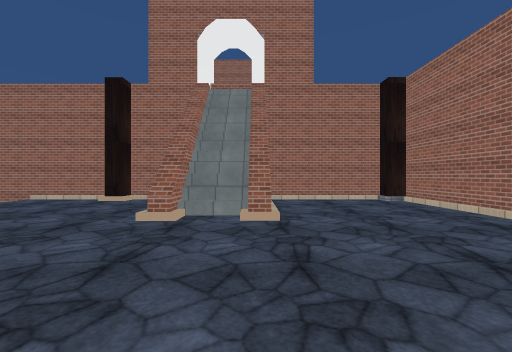
View 1 (above)

16 first-person views from a walk through a 3-D level made in the Unity game engine. The camera is 1.4 m above the floor, looks level and sees 90° across. The floor is counted in squares, 2 m on a side. Each view is taken from the middle of a square. On the plan, view 1 faces up. The plan holds only what a view shows up to about 9 squares ahead; the rest is blank. The place goes on beyond the plan. The player character is not drawn. Door leaves are left out, so doorways stand open. Some surface patterns are stand-ins.

View 2
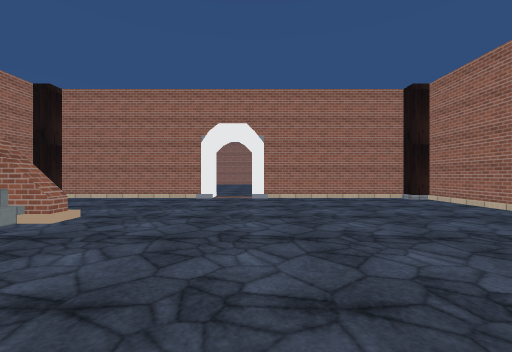

View 3
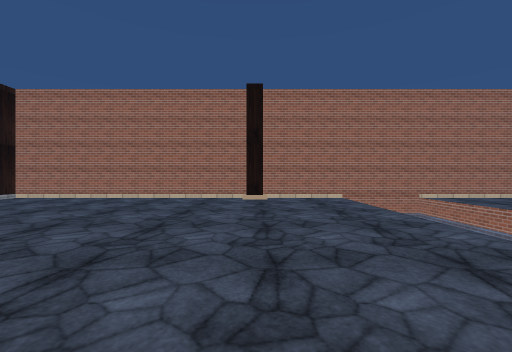

View 4
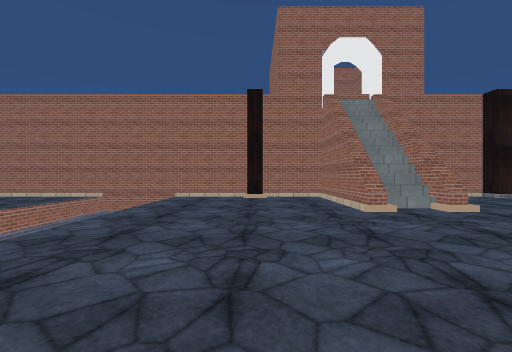

View 5
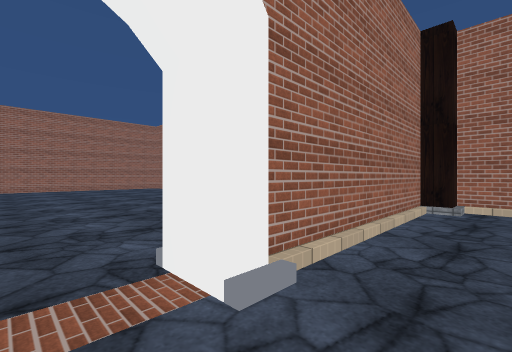

View 6
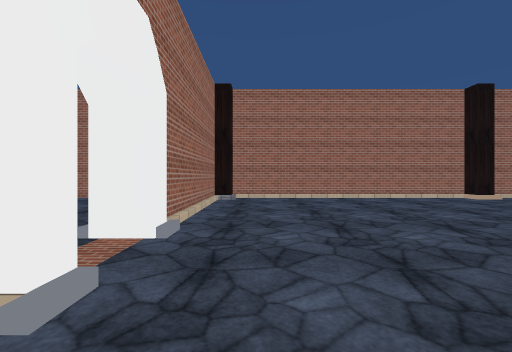

View 7
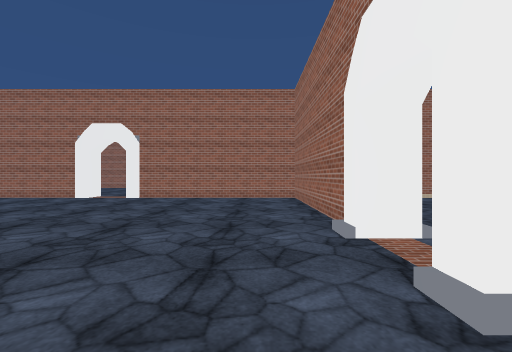

View 8
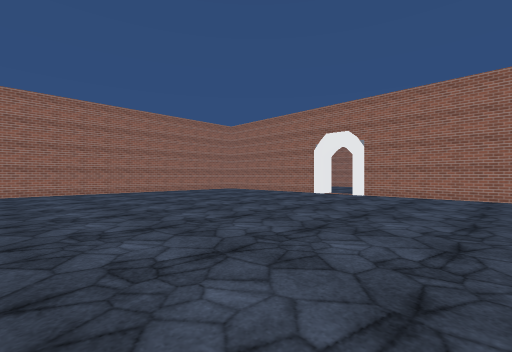

View 9
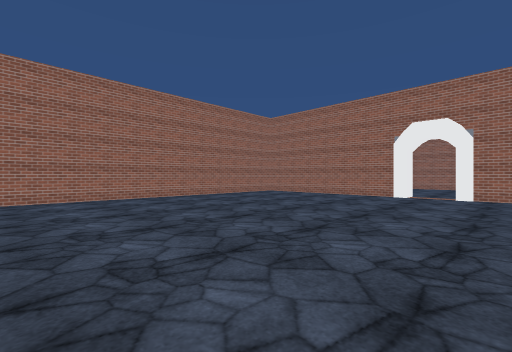

View 10
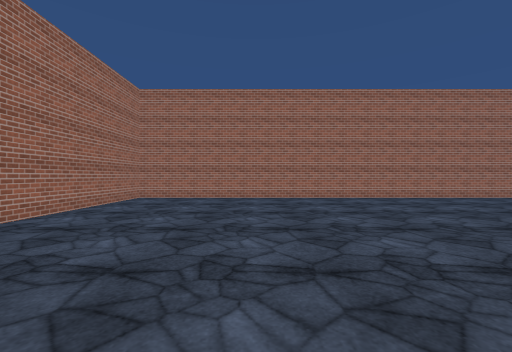

View 11
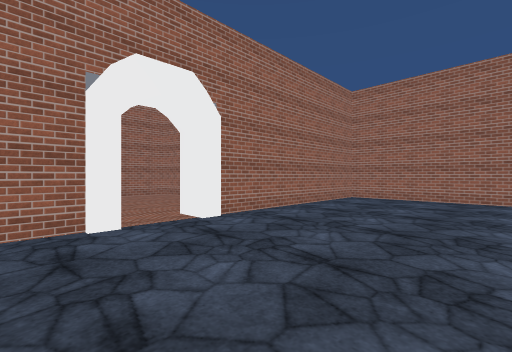

View 12
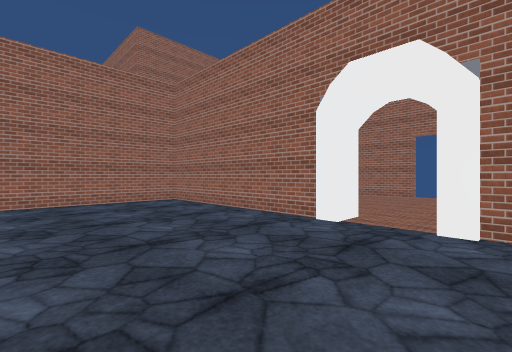

View 13
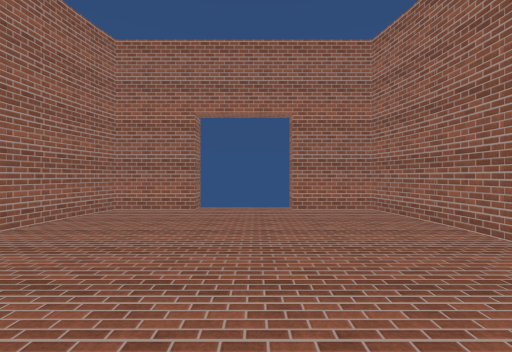

View 14
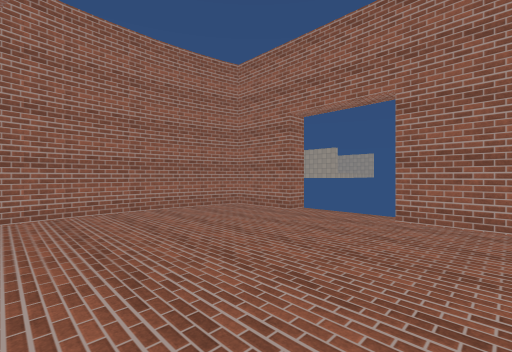

View 15
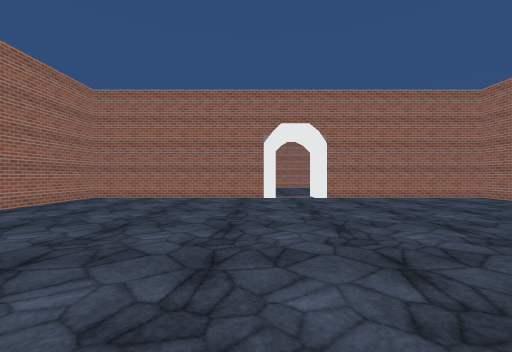

View 16
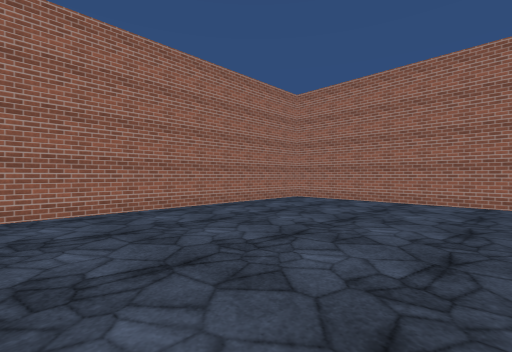

### Floor plan
Key: @ floor where view 1 was taken; # wall or solid block; x gap in a wall; . floor; / step, stairs or slope; D open door; ≈ water the walk keeps out of; ^ raised ledge; v drop or lower ground; O other object.
Columns run from 9 left of view 1 to 18 right of it. Each row starts with its distance up from view 1.
 14                  ##DDx##
 13                  #.DD..#
 12                 ##.....#
 11                 #......#
 10                 #......
  9                 ##.....
  8 #############O######.#######
  7 ≈ ≈....###....#............#
  6 ≈ ≈.....##....#............#
  5 ≈ ≈.....#^....#............#
  4 ≈ ≈...........#............#
  3   ≈...........#............#
  2   ≈........................#
  1   ≈........../#............#
  0   ≈......@.../#............#
 -1 ≈ ≈........../#............#
 -2 ≈ ≈........../#............#
 -3 ≈ ≈........../#............#
 -4 #≈v..#///////O#............#
 -5   ###########  #####.#######

Positions as (right, up) in squares from view 1, and headings:
1: (0, 0), facing up
2: (-4, 1), facing right
3: (-4, 4), facing down
4: (-4, -1), facing up
5: (3, 2), facing down-right
6: (3, 4), facing down
7: (6, 4), facing down
8: (6, 5), facing down-right
9: (9, 5), facing down-right
10: (9, 4), facing right
11: (9, 4), facing up-right
12: (12, 4), facing up-left
13: (11, 8), facing up
14: (13, 9), facing up-left
15: (12, 4), facing down
16: (12, 3), facing down-right
